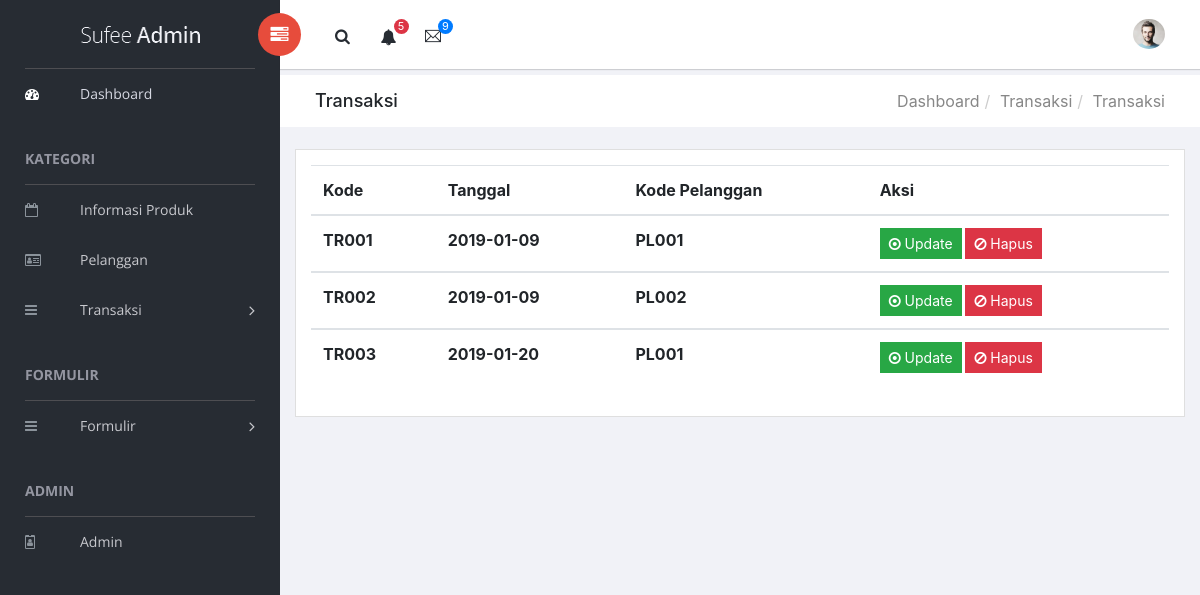
Page /transaksi.php on the committed database.
### tables this page shows
CREATE TABLE `transaksi` (
  `id_transaksi` char(5) NOT NULL,
  `tanggal_transaksi` date NOT NULL,
  `id_pelanggan` char(5) NOT NULL
);

### transaksi.php (the view, shortened to what this page needs)
<?php
    include 'db.php';
?>
<!doctype html>
<html class="no-js" lang="en">
<head>
    <link rel="stylesheet" href="vendors/bootstrap/dist/css/bootstrap.min.css">
    <link rel="stylesheet" href="vendors/font-awesome/css/font-awesome.min.css">
    <link rel="stylesheet" href="vendors/themify-icons/css/themify-icons.css">
    <link rel="stylesheet" href="vendors/flag-icon-css/css/flag-icon.min.css">
    <link rel="stylesheet" href="vendors/selectFX/css/cs-skin-elastic.css">
    <link rel="stylesheet" href="assets/css/style.css">
</head>
<body>
    <aside id="left-panel" class="left-panel">
        <nav class="navbar navbar-expand-sm navbar-default">
            <div class="navbar-header">
                <a class="navbar-brand" href="./"><img src="images/logo.png" alt="Logo"></a>
            </div>
            <div id="main-menu" class="main-menu collapse navbar-collapse">
                <ul class="nav navbar-nav">
                <li class="active">
                        <a href="index.php"> <i class="menu-icon fa fa-dashboard"></i>Dashboard </a>
                    </li>
                    <h3 class="menu-title">Kategori</h3>
                    <li>
                        <a href="barang.php"> <i class="menu-icon fa fa-calendar-o"></i>Informasi Produk</a>
                    </li>
                    <li>
                        <a href="pelanggan.php"> <i class="menu-icon fa fa-id-card-o"></i>Pelanggan</a>
                    </li>
                    <li class="menu-item-has-children dropdown">
                        <a href="#" class="dropdown-toggle" data-toggle="dropdown" aria-haspopup="true" aria-expanded="false"> <i class="menu-icon fa fa-bars"></i>Transaksi</a>
                    </li>
                    <h3 class="menu-title">Formulir</h3>
                    <li class="menu-item-has-children dropdown">
                        <a href="#" class="dropdown-toggle" data-toggle="dropdown" aria-haspopup="true" aria-expanded="false"> <i class="menu-icon fa fa-bars"></i>Formulir</a>
                    </li>
                    <h3 class="menu-title">Admin</h3>
                    <li>
                        <a href="admin.php"><i class="menu-icon fa fa-id-badge"></i>Admin</a>
                    </li>
                </ul>
            </div>
        </nav>
    </aside>
    <div id="right-panel" class="right-panel">
        <header id="header" class="header">
            <div class="header-menu">
                <div class="col-sm-7">
                    <a id="menuToggle" class="menutoggle pull-left"><i class="fa fa fa-tasks"></i></a>
                    <div class="header-left">
                        <button class="search-trigger"><i class="fa fa-search"></i></button>
                        <div class="dropdown for-notification">
                            <button class="btn btn-secondary dropdown-toggle" type="button" id="notification" data-toggle="dropdown" aria-haspopup="true" aria-expanded="false">
                                <i class="fa fa-bell"></i>
                                <span class="count bg-danger">5</span>
                            </button>
                        </div>
                        <div class="dropdown for-message">
                            <button class="btn btn-secondary dropdown-toggle" type="button"
                                id="message"
                                data-toggle="dropdown" aria-haspopup="true" aria-expanded="false">
                                <i class="ti-email"></i>
                                <span class="count bg-primary">9</span>
                            </button>
                        </div>
                    </div>
                </div>
                <div class="col-sm-5">
                    <div class="user-area dropdown float-right">
                        <a href="#" class="dropdown-toggle" data-toggle="dropdown" aria-haspopup="true" aria-expanded="false">
                            <img class="user-avatar rounded-circle" src="images/admin.jpg" alt="User Avatar">
                        </a>
                    </div>
                    <div class="language-select dropdown" id="language-select">
                        <a class="dropdown-toggle" href="#" data-toggle="dropdown"  id="language" aria-haspopup="true" aria-expanded="true">
                            <i class="flag-icon flag-icon-us"></i>
                        </a>
                    </div>
                </div>
            </div>
        </header>
        <div class="breadcrumbs">
            <div class="col-sm-4">
                <div class="page-header float-left">
                    <div class="page-title">
                        <h1>Transaksi</h1>
                    </div>
                </div>
            </div>
            <div class="col-sm-8">
                <div class="page-header float-right">
                    <div class="page-title">
                        <ol class="breadcrumb text-right">
                            <li><a href="index.php">Dashboard</a></li>
                            <li><a href="#">Transaksi</a></li>
                            <li><a href="#">Transaksi</a></li>
                        </ol>
                    </div>
                </div>
            </div>
        </div>
        <div class="content mt-3">
            <div class="animated fadeIn">
                <div class="row">
                    <div class="col-lg-12">
                        <div class="card">
                            <div class="card-body">
                                <table class="table">
                                    <thead>
                                        <tr>
                                            <th scope="col">Kode</th>
                                            <th scope="col">Tanggal</th>
                                            <th scope="col">Kode Pelanggan</th>
                                            <th scope="col">Aksi</th>
                                        </tr>
                                    </thead>
                                    <?php
                                        $query = mysqli_query ($koneksi, "select * from transaksi order by id_transaksi asc");
                                        while ($data = mysqli_fetch_array($query)){
                                    ?>
                                    <tbody>
                                    <tr>
                                            <th><?php echo $data ['id_transaksi']; ?></th>
                                            <th><?php echo $data ['tanggal_transaksi']; ?></th>
                                            <th><?php echo $data ['id_pelanggan']; ?></th>
                                            <th><button type="submit" class="btn btn-success btn-sm">
                                                    <a href="form-edit-transaksi.php?id=<?php echo $data['id_transaksi']; ?>" class="text-white">
                                                    <i class="fa fa-dot-circle-o"></i> Update
                                                </button>
                                                <button class="btn btn-danger btn-sm">
                                                    <a href="hapus-transaksi.php?id=<?php echo $data['id_transaksi']; ?>" class="text-white">
                                                    <i class="fa fa-ban"></i> Hapus
                                                </button>
                                    </tbody>
                                    <?php
                                        }
                                    ?>
                                </table>
                            </div>
                        </div>
                    </div>
                </div>
            </div>
        </div>
    </div>
</body>
</html>

### rows in the picture
transaksi: id_transaksi "TR001", tanggal_transaksi "2019-01-09", id_pelanggan "PL001"
transaksi: id_transaksi "TR002", tanggal_transaksi "2019-01-09", id_pelanggan "PL002"
transaksi: id_transaksi "TR003", tanggal_transaksi "2019-01-20", id_pelanggan "PL001"
